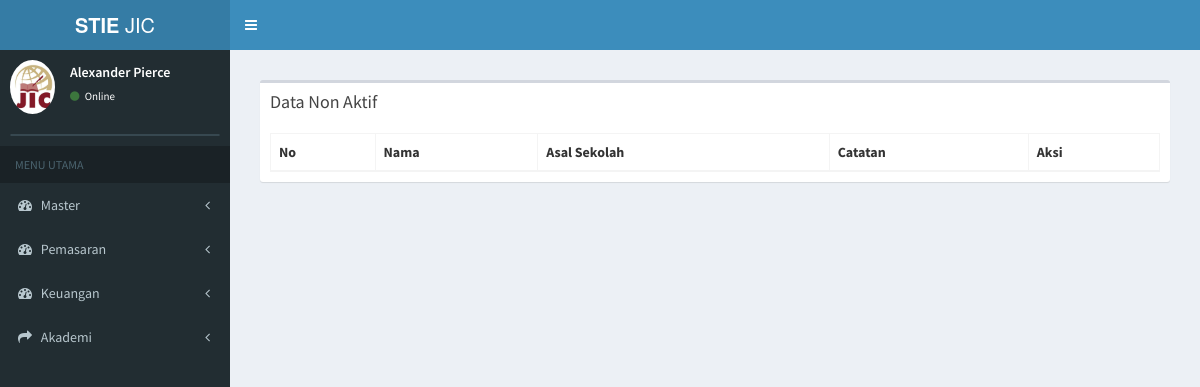
The page /index.php/tamu/data_out on the database as committed earlier.
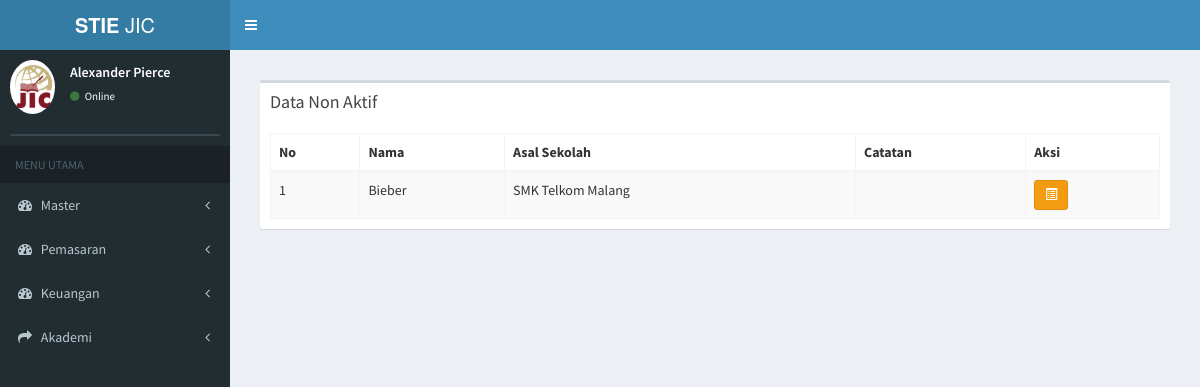
The same page on the database as committed later.
### tables this page shows
CREATE TABLE `tb_pendaftaran` (
  `id_pendaftaran` varchar(6) NOT NULL,
  `tanggal_pendaftaran` date NOT NULL,
  `nama_pendaftar` varchar(50) NOT NULL,
  `jk_pendaftar` varchar(20) NOT NULL,
  `id_sekolah` varchar(6) NOT NULL,
  `jurusan` varchar(20) NOT NULL,
  `alamat` varchar(100) NOT NULL,
  `email` varchar(30) NOT NULL,
  `no_telp` varchar(15) NOT NULL,
  `waktu` varchar(10) NOT NULL,
  `status_bayar` varchar(20) NOT NULL,
  `id_prodi` varchar(6) NOT NULL,
  `sumber` varchar(30) NOT NULL,
  `bukti_transfer` text NOT NULL,
  `id_du` varchar(6) NOT NULL,
  `f1` text NOT NULL,
  `f2` text NOT NULL,
  `f3` text NOT NULL,
  `notes` text NOT NULL,
  `tanggal_konfirmasi` date NOT NULL,
  `sgs` varchar(20) NOT NULL
);

CREATE TABLE `tb_sekolah` (
  `id_sekolah` varchar(6) NOT NULL,
  `nama_sekolah` varchar(30) NOT NULL,
  `alamat_sekolah` text NOT NULL,
  `jenis_sekolah` varchar(6) NOT NULL
);

### application/controllers/tamu.php (called while the page is built, shortened)
<?php
class Tamu extends CI_Controller {
	public function __construct()
	{
		$this->load->model('tamu_model');
		$this->load->model('daftar_ulang_model');
		$this->load->model('mahasiswa_model');
	}
	public function data_out()
	{
			$data['edit'] = $this->tamu_model->data_tamu_out();
			$data['main_view'] = 'Tamu/data_non_aktif_view';
			$this->load->view('template', $data);
	}
}

### index.php (called while the page is built, shortened)
<?php
require_once BASEPATH.'core/CodeIgniter.php';

### application/models/tamu_model.php (called while the page is built, shortened)
<?php
class Tamu_model extends CI_Model {
  public function data_tamu_out(){
    $this->db->select('*');
     $this->db->from('tb_pendaftaran');
     $this->db->join('tb_sekolah','tb_sekolah.id_sekolah=tb_pendaftaran.id_sekolah');
     $this->db->join('tb_prodi','tb_prodi.id_prodi=tb_pendaftaran.id_prodi');
     $this->db->where('status_bayar','Non Aktif');
     $query = $this->db->get();
     return $query->result();
  }
}

### application/views/Tamu/data_non_aktif_view.php (the view, shortened to what this page needs)
<section class="content">
      <div class="row">
        <div class="col-xs-12">
          <div class="box">
            <div class="box-header">
              <h3 class="box-title">Data Non Aktif</h3>
            </div>
            <div class="box-body">
              <table id="example1" class="table table-bordered table-striped">
                <thead>
                <tr>
                  <th>No</th>
                  <th>Nama</th>
                  <th>Asal Sekolah</th>
                  <th>Catatan</th>
                  <th>Aksi</th>
                </tr>
                </thead>
                <tbody>
                <?php
                $no = 0;
                foreach ($edit as $data) {
                  echo '
                <tr>
                  <td>'.++$no.'</td>
                  <td>'.$data->nama_pendaftar.'
                  </td>
                   <td>'.$data->nama_sekolah.'</td>
                  <td>'.$data->notes.'</td>
                  <td>
                      <a href="'.base_url('tamu/detail_out/'.$data->id_pendaftaran).'" class="btn btn-warning btn-sm"><i class="glyphicon glyphicon-list-alt"></i><span class="tooltiptext">Detail </span></a>
                  </td>
                </tr>
                ';
              }
              ?>
                </tbody>
              </table>
            </div>
          </div>
        </div>
      </div>
    </section>

Rows that differ between the two databases and show on the page:
added tb_pendaftaran: nama_pendaftar "Bieber", id_sekolah.nama_sekolah "SMK Telkom Malang"
